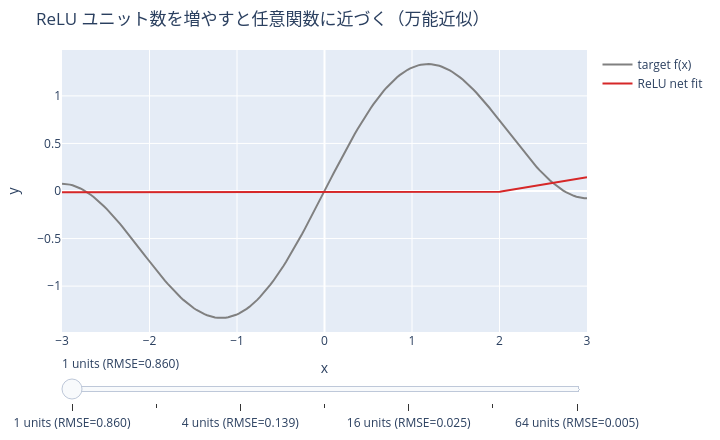

The cell this chart's notebook holds for it:
### Markdown cell above
### ▶ 触って確かめる — ユニット数を増やすと任意関数に近づく

上は幅を 4 段階で比べました。次は **ReLU ユニット数をスライダーで連続的に**増やし、ターゲット曲線への当てはまりを見ます。
ラベルの RMSE がユニット数とともに下がり、十分なユニットでほぼ完全に重なる — これが**万能近似定理**の体感版です。

### Code cell
# Universal approximation: more ReLU units -> closer fit (slider over unit count).
fig = plotting.plotly_function_approx()
fig.show()

### Figure 1 — Plotly figure (JSON) as saved in the notebook; plotly's stock layout.template omitted (floating-point values rounded to 4 significant figures; data arrays with more than 128 entries replaced by an {"elided": "..."} marker saying what was removed)
{"data": [{"line": {"color": "gray", "width": 2}, "mode": "lines", "name": "target f(x)", "type": "scatter", "x": {"elided": "200 float values"}, "y": {"elided": "200 float values"}}, {"line": {"color": "#d62728", "width": 2}, "mode": "lines", "name": "ReLU net fit", "type": "scatter", "x": {"elided": "200 float values"}, "y": {"elided": "200 float values"}}], "layout": {"height": 440, "margin": {"b": 40, "l": 60, "r": 20, "t": 50}, "sliders": [{"currentvalue": {"prefix": ""}, "steps": [{"args": [["1 units (RMSE=0.860)"], {"frame": {"duration": 0, "redraw": true}, "mode": "immediate"}], "label": "1 units (RMSE=0.860)", "method": "animate"}, {"args": [["2 units (RMSE=0.618)"], {"frame": {"duration": 0, "redraw": true}, "mode": "immediate"}], "label": "2 units (RMSE=0.618)", "method": "animate"}, {"args": [["4 units (RMSE=0.139)"], {"frame": {"duration": 0, "redraw": true}, "mode": "immediate"}], "label": "4 units (RMSE=0.139)", "method": "animate"}, {"args": [["8 units (RMSE=0.044)"], {"frame": {"duration": 0, "redraw": true}, "mode": "immediate"}], "label": "8 units (RMSE=0.044)", "method": "animate"}, {"args": [["16 units (RMSE=0.025)"], {"frame": {"duration": 0, "redraw": true}, "mode": "immediate"}], "label": "16 units (RMSE=0.025)", "method": "animate"}, {"args": [["32 units (RMSE=0.009)"], {"frame": {"duration": 0, "redraw": true}, "mode": "immediate"}], "label": "32 units (RMSE=0.009)", "method": "animate"}, {"args": [["64 units (RMSE=0.005)"], {"frame": {"duration": 0, "redraw": true}, "mode": "immediate"}], "label": "64 units (RMSE=0.005)", "method": "animate"}]}], "title": {"text": "ReLU ユニット数を増やすと任意関数に近づく（万能近似）"}, "width": 720, "xaxis": {"title": {"text": "x"}}, "yaxis": {"title": {"text": "y"}}}}
